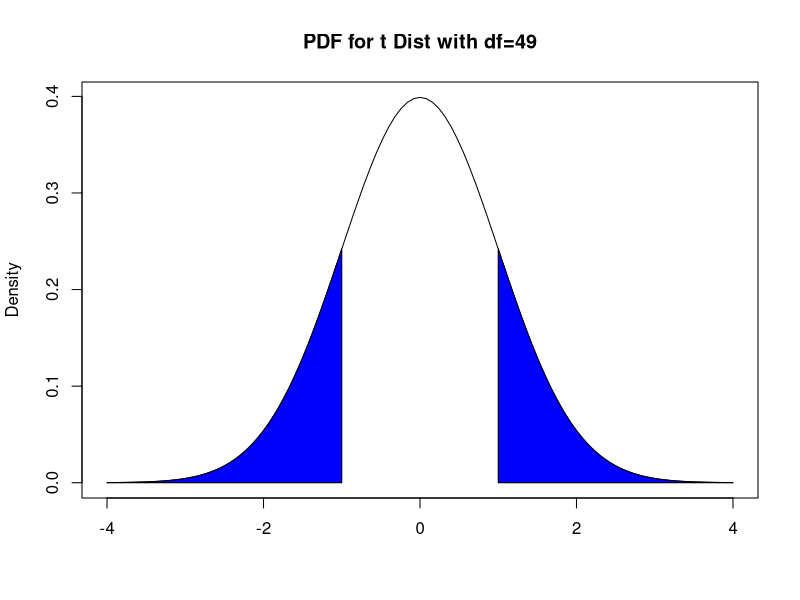
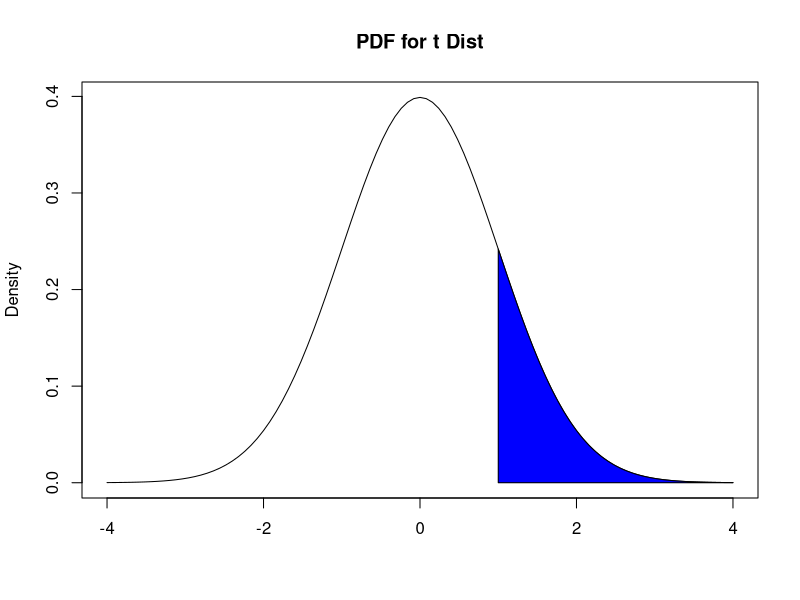
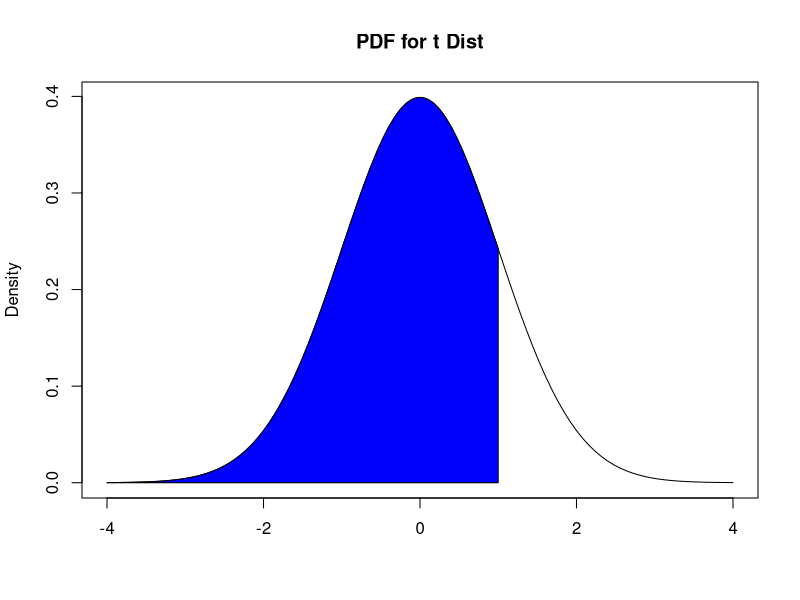
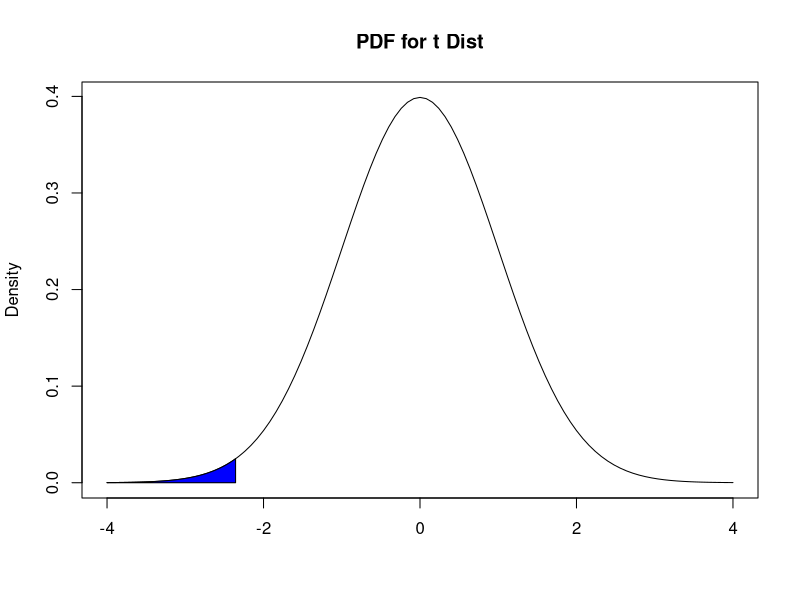

Reproduce these figures in R, in order. (Note: this script raises an error after producing the figures.)
## ---- chunk 1
rm(list = ls())
## ---- chunk 2
curve(dnorm, from = -4, to = 4, main = "PDF for t Dist with df=49", ylab="Density", xlab="")

colorArea <- function(from, to, density, ..., col="blue", dens=NULL){
    y_seq <- seq(from, to, length.out=500)
    d <- c(0, density(y_seq, ...), 0)
    polygon(c(from, y_seq, to), d, col=col, density=dens)
}

colorArea(from=-4, to=-1, dnorm)
colorArea(from=1, to=4, dnorm)
## ---- chunk 3
curve(dnorm, from = -4, to = 4, main = "PDF for t Dist", ylab="Density", xlab="")

colorArea <- function(from, to, density, ..., col="blue", dens=NULL){
    y_seq <- seq(from, to, length.out=500)
    d <- c(0, density(y_seq, ...), 0)
    polygon(c(from, y_seq, to), d, col=col, density=dens)
}

colorArea(from=1, to=4, dnorm)
## ---- chunk 4
curve(dnorm, from = -4, to = 4, main = "PDF for t Dist", ylab="Density", xlab="")

colorArea <- function(from, to, density, ..., col="blue", dens=NULL){
    y_seq <- seq(from, to, length.out=500)
    d <- c(0, density(y_seq, ...), 0)
    polygon(c(from, y_seq, to), d, col=col, density=dens)
}

colorArea(from=-4, to=1, dnorm)
## ---- chunk 5
curve(dnorm, from = -4, to = 4, main = "PDF for t Dist", ylab="Density", xlab="")

colorArea <- function(from, to, density, ..., col="blue", dens=NULL){
    y_seq <- seq(from, to, length.out=500)
    d <- c(0, density(y_seq, ...), 0)
    polygon(c(from, y_seq, to), d, col=col, density=dens)
}

colorArea(from=-4, to= -2.357023, dnorm)
## ---- chunk 6
pt(-2.357023, 49) ##enter t stat, then df
## ---- chunk 7
knitr::include_graphics("images/09-crit_2sided.jpeg")
## ---- chunk 8
alpha<-0.05
n<-50
qt(alpha/2, n-1)
## ---- chunk 9
knitr::include_graphics("images/09-crit_greater.jpeg")
## ---- chunk 10
alpha<-0.05
n<-50
qt(1-alpha, n-1)
## ---- chunk 11
knitr::include_graphics("images/09-crit_less.jpeg")
## ---- chunk 12
alpha<-0.05
n<-50
qt(alpha, n-1)
## ---- chunk 13
curve(dnorm, from = -4, to = 4, main = "PDF for t Dist", ylab="Density", xlab="")

colorArea <- function(from, to, density, ..., col="blue", dens=NULL){
    y_seq <- seq(from, to, length.out=500)
    d <- c(0, density(y_seq, ...), 0)
    polygon(c(from, y_seq, to), d, col=col, density=dens)
}

colorArea(from=-4, to= -1.728483, dnorm)
colorArea(from=1.728483, to=4, dnorm)
## ---- chunk 14
pt(-1.728483, 49)*2 
##supply test stat, then DF.
##multiply by 2 since pt only gives area to left of -1.728483, 
##but we also want area to right of 1.728483. 
## ---- chunk 15
alpha<-0.05
qt(1-alpha/2, 49)
## ---- chunk 16
curve(dnorm, from = -4, to = 4, main = "PDF for Standard Normal", ylab="Density", xlab="")

colorArea <- function(from, to, density, ..., col="blue", dens=NULL){
    y_seq <- seq(from, to, length.out=500)
    d <- c(0, density(y_seq, ...), 0)
    polygon(c(from, y_seq, to), d, col=col, density=dens)
}

colorArea(from=-4, to= -1.129385, dnorm)
## ---- chunk 17
pnorm(-1.129385)
## ---- chunk 18
qnorm(0.05)
## ---- chunk 19
##Prob of Type I Error 

n<-10 ## sample size of each random sample
alpha<-0.05 ##sig level
reps<-10000 ##no of replicates

rejected<-array(0, reps) ##store assessment if the H0 is rejected or not for sample

set.seed(100)
for (i in 1:reps)
  
{
  
  X<-rnorm(n) ##draw n data points from standard normal
  ##calculate elements needed for CI of mean
  xbar<-mean(X) ##sample mean
  SE<-sd(X)/sqrt(n) ##SE of sample mean
  t.stat<-xbar/SE
  crit<-qt(1-alpha/2, n-1) ##critical value
  rejected[i]<-abs(t.stat) > crit ##assess if absolute value of t.stat is greater than critical value
  
}

##find proportion of random samples that wrongly rejected H0
##this is estimated prob of making type I error
sum(rejected)/reps 
## ---- chunk 20
n<-10 ## sample size of each random sample
alpha<-0.05 ##sig level
reps<-10000 ## no of replicates

rejected<-array(0, reps) ##store assessment if the H0 is rejected or not

set.seed(100)
for (i in 1:reps)
  
{
  
  X<-rnorm(n, mean=1, sd=1) ##draw n data points from N(1,1)
  ##calculate elements needed for CI of mean
  xbar<-mean(X) ##sample mean
  SE<-sd(X)/sqrt(n) ##SE of sample mean
  t.stat<-xbar/SE
  crit<-qt(1-alpha/2, n-1) ##critical value
  rejected[i]<-abs(t.stat) > crit ##assess if absolute value of t.stat is greater than critical value
  
}

##find proportion of random samples that correctly rejected H0
##this estimates power since mu=1 so Ha is true
sum(rejected)/reps 
## ---- chunk 21
n<-25
set.seed(8)
X<-rnorm(n)
shapiro.test(X)
## ---- chunk 22
n<-25
set.seed(8)
X<-rchisq(n, df=1)
shapiro.test(X)
